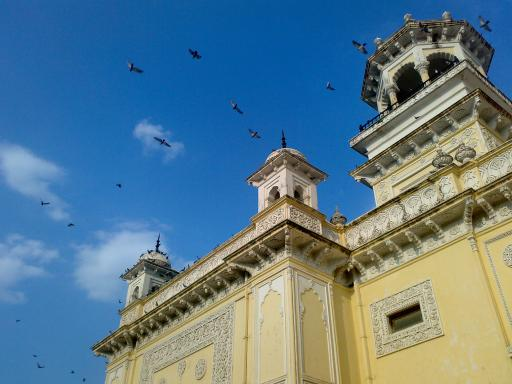
#> input picture cv2/data/home.jpg, 512 x 384 px
$ python tes7.py
#> lines starting #> are read from the running program, lines starting #| are printed output that depends on the picture
# encoding:utf-8
import numpy as np
import cv2

img = cv2.imread('../data/home.jpg')
#> img is the input picture: shape (384, 512, 3); mean B, G, R 141.2, 123.9, 91.6

Z = img.reshape((-1, 3))

Z = np.float32(Z)

criteria = (cv2.TERM_CRITERIA_EPS + cv2.TERM_CRITERIA_MAX_ITER, 10, 1.0)

K = 14

ret, label, center = cv2.kmeans(Z, K, None, criteria, 10, cv2.KMEANS_RANDOM_CENTERS)
#> ret = 61681794.2; center = 14 rows, first 8: [155.3, 190.4, 199.3], [79.88, 112.7, 122.1], [52.71, 79.23, 86.67], [187, 136.2, 86.48], [124.1, 188, 205.3], [20.89, 35.9, 39.85], [179.2, 116.5, 49.63], [92.31, 150.4, 168.5]

center = np.uint8(center)
#> center = 14 rows, first 8: [155, 190, 199], [79, 112, 122], [52, 79, 86], [186, 136, 86], [124, 188, 205], [20, 35, 39], [179, 116, 49], [92, 150, 168]
res = center[label.flatten()]
res2 = res.reshape((img.shape))
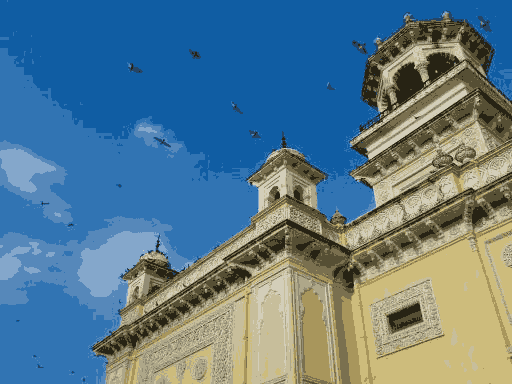
#> res2: shape (384, 512, 3); mean B, G, R 140.6, 123.3, 91.1

cv2.imshow('res2', res2)
cv2.waitKey(0)
cv2.destroyAllWindows()
